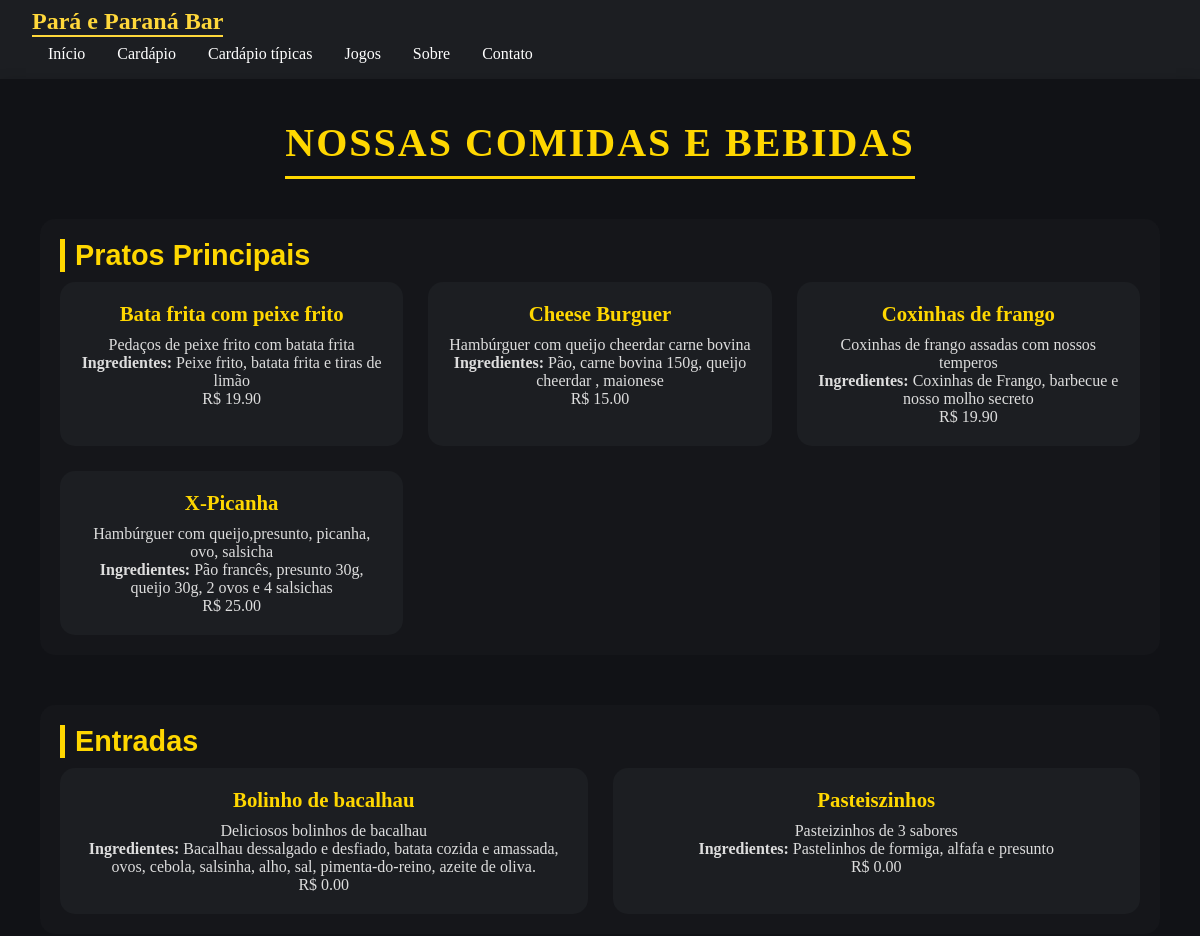
/sitebar/cardapio/comida/ (upper part), run on an earlier commit of the app's database.
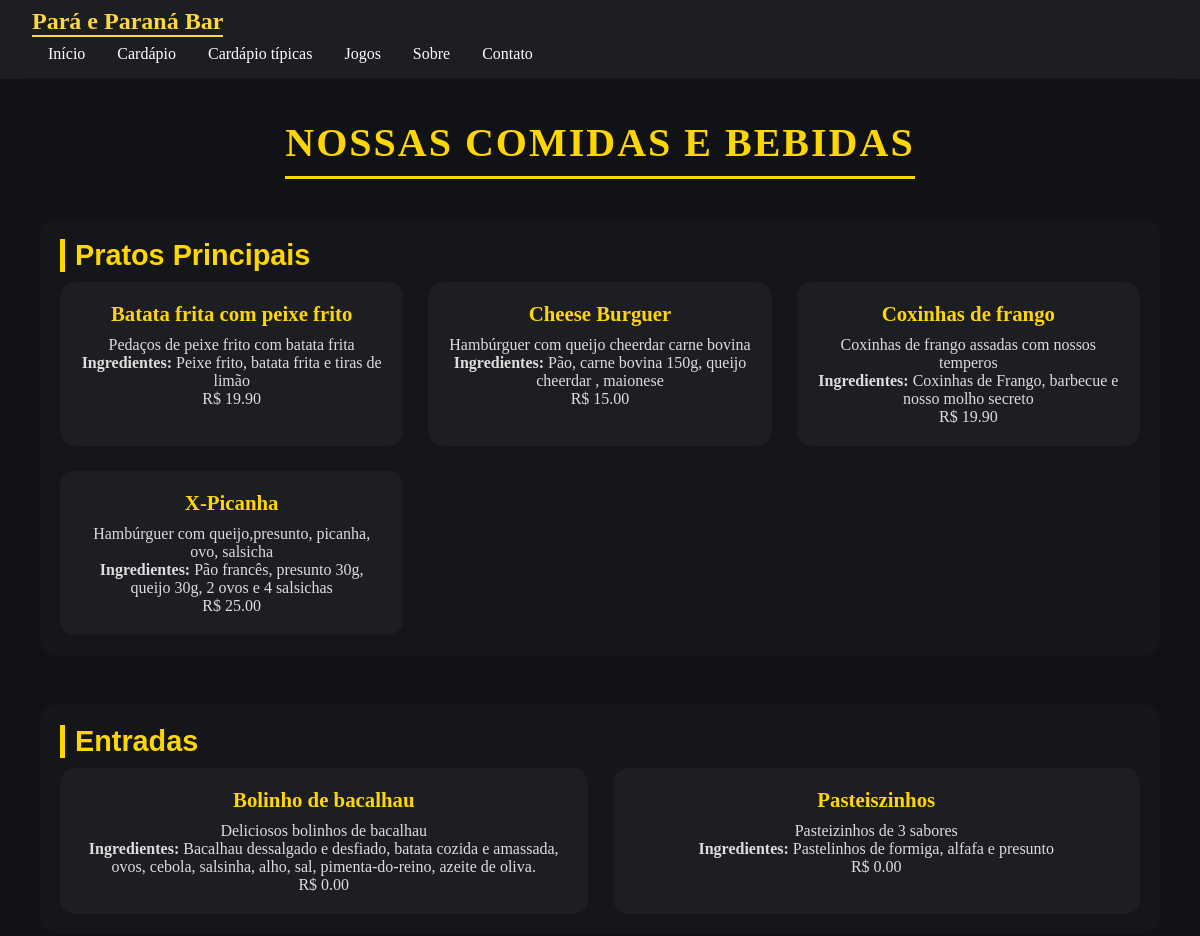
And on a later commit of the database.
### sitebar/models.py (models this page shows, shortened)
class Prato(models.Model):
    categoria = models.ForeignKey(Categoria_prato, on_delete=models.CASCADE, related_name='pratos')
    nome_prato = models.CharField(max_length=50)
    descricao_prato = models.TextField(blank=True)
    ingredientes_prato = models.TextField(blank=True)
    preco_prato = models.DecimalField(max_digits=6, decimal_places=2)
    imagem_prato = models.ImageField(upload_to='imagens/', blank=True, null=True)
    tipico = models.BooleanField(default=False)

### sitebar/views.py (the view)
# urls.py: path('cardapio/comida/', views.cardapio_comida, name='cardapio_comida'),
def cardapio_comida(request):
    categorias = Categoria_prato.objects.filter(pratos__tipico=False).distinct()
    pratos = Prato.objects.order_by('categoria__nome_categoria', 'nome_prato')
    return render(request, 'sitebar/cardapio-comida.html', {
        'categorias': categorias,
        'pratos': pratos
    })

### sitebar/templates/sitebar/cardapio-comida.html (shortened to what this page needs)
<!DOCTYPE html>
{% load static %}
<html lang="pt-BR">
<head>
    <link rel="stylesheet" href="{% static 'estilo.css' %}">
</head>
<body>
    <header>
        <nav class="navbar">
            <div class="nav-container">
                <div class="logo">
                    <h1>Pará e Paraná Bar</h1>
                </div>
                <ul class="nav-menu">
                    <li><a href="{% url "index" %}">Início</a></li>
                    <li><a href="{% url "cardapio_comida" %}">Cardápio</a></li>
                    <li><a href="{% url "cardapio_tipica" %}">Cardápio típicas</a></li>
                    <li><a href="{% url "catalogo_jogo" %}">Jogos</a></li>
                    <li><a href="{% url "index" %}#sobre">Sobre</a></li>
                    <li><a href="{% url "index" %}#contato">Contato</a></li>
                </ul>
            </div>
        </nav>
    </header>
    <main>
        <div class="cardapio-container">
            <div class="cardapio-header">
                <h1>Nossas comidas e bebidas</h1>
            </div>
            {% for categoria in categorias %}
                <div class="cardapio-category">
                    <h2>{{ categoria.nome_categoria }}</h2>
                    <div class="cardapio-grid">
                        {% for prato in pratos %}
                            {% if prato.tipico == False %}
                                {% if prato.categoria == categoria %}
                                    <div class="cardapio-opcoes">
                                        <div class="cardapio-opcoes-content">
                                            <h3>{{ prato.nome_prato }}</h3>
                                            <p>{{ prato.descricao_prato|default:"Sem descrição." }}</p>
                                            {% if prato.ingredientes_prato %}
                                            <p><strong>Ingredientes:</strong> {{ prato.ingredientes_prato }}</p>
                                            {% endif %}
                                            <p class="preco">R$ {{ prato.preco_prato }}</p>
                                        </div>
                                    </div>
                                {% endif %}
                            {% endif %}
                        {% endfor %}
                    </div>
                </div>
            {% endfor %}
        </div>
    </main>
</body>
</html>

What changed in the data, as far as the page shows it:
changed Prato "Pedaços de peixe frito com batata frita": nome_prato "Bata frita com peixe frito" → "Batata frita com peixe frito"
